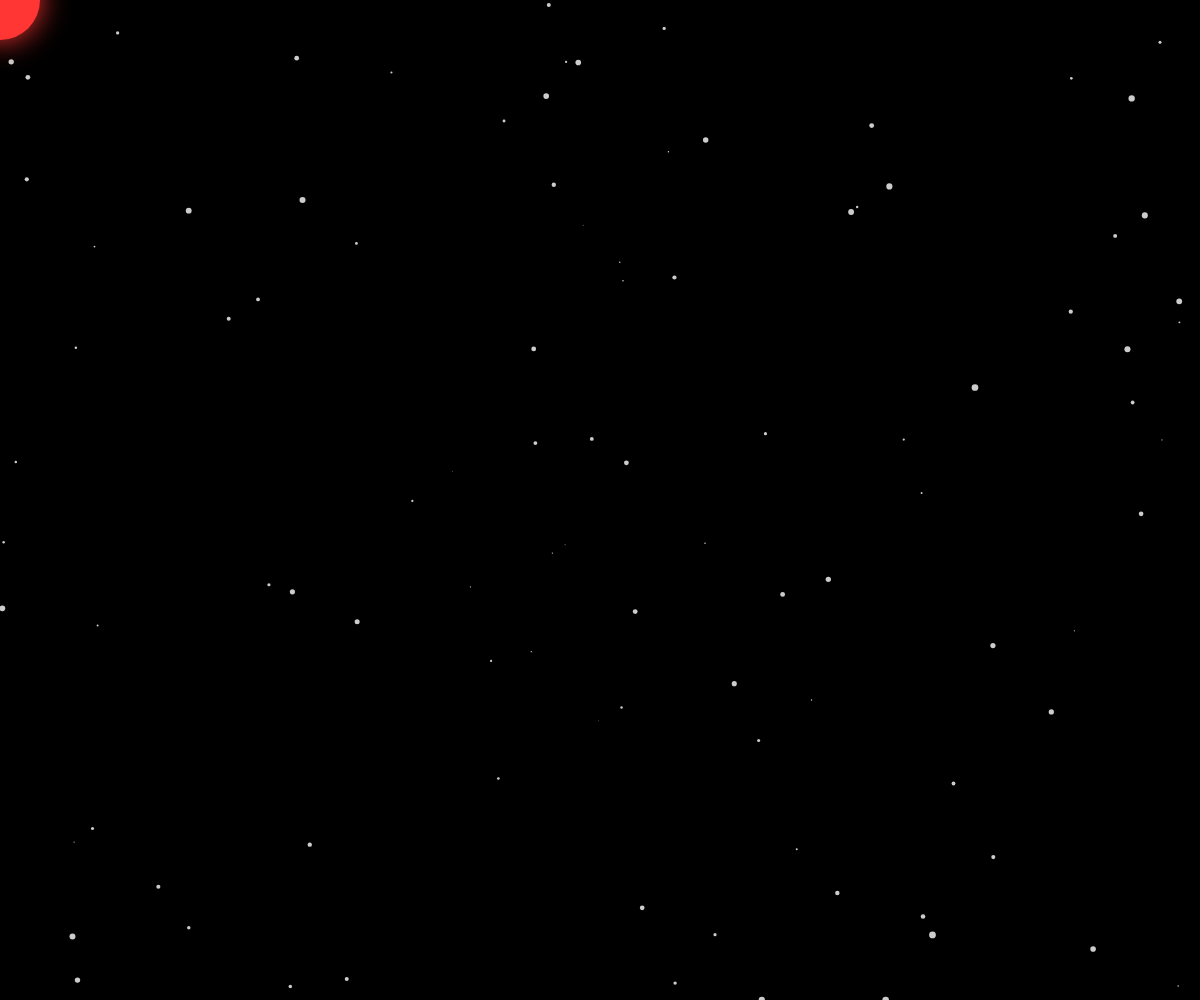
Frame 1 (no input)
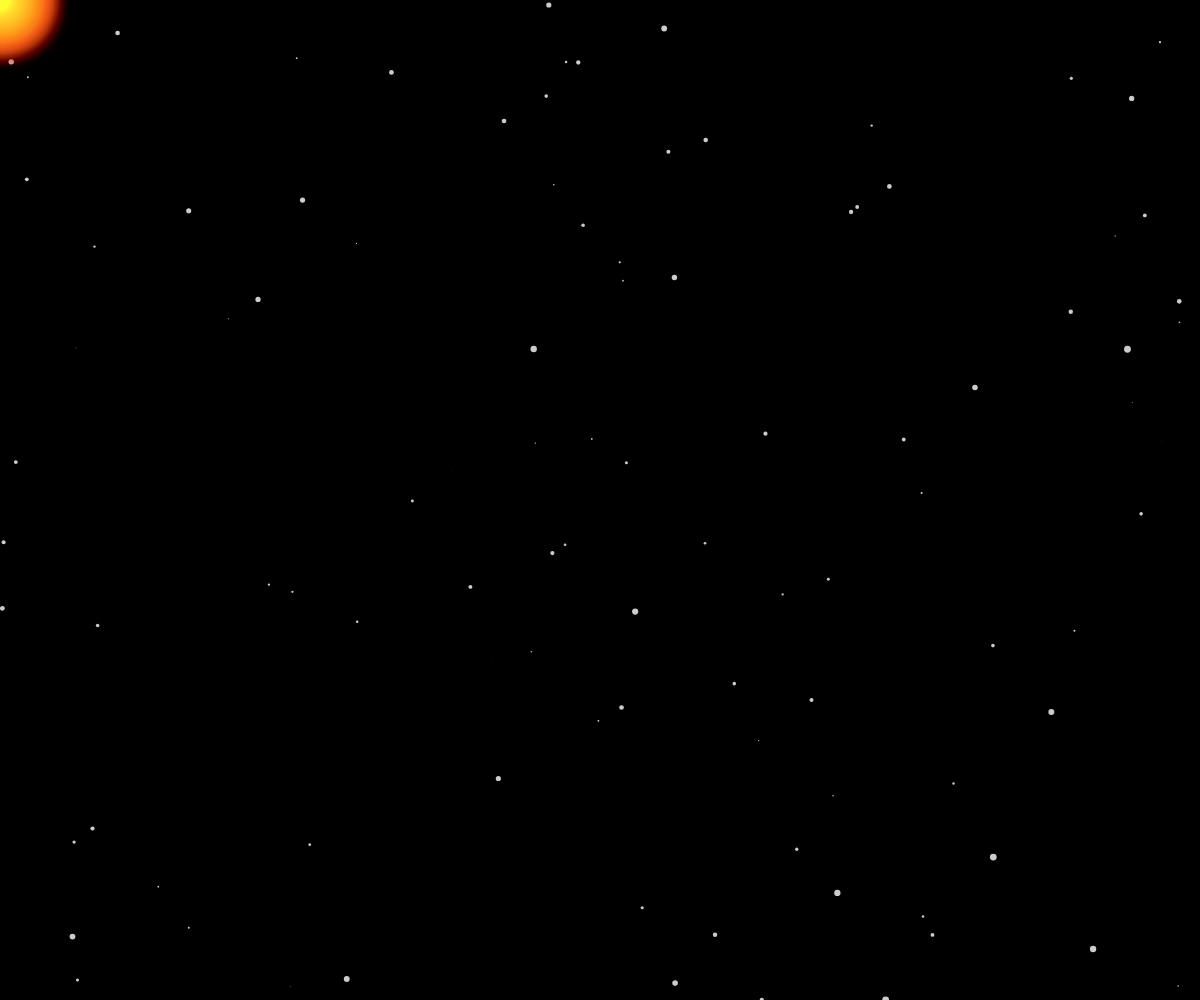
Frame 60 (no input)
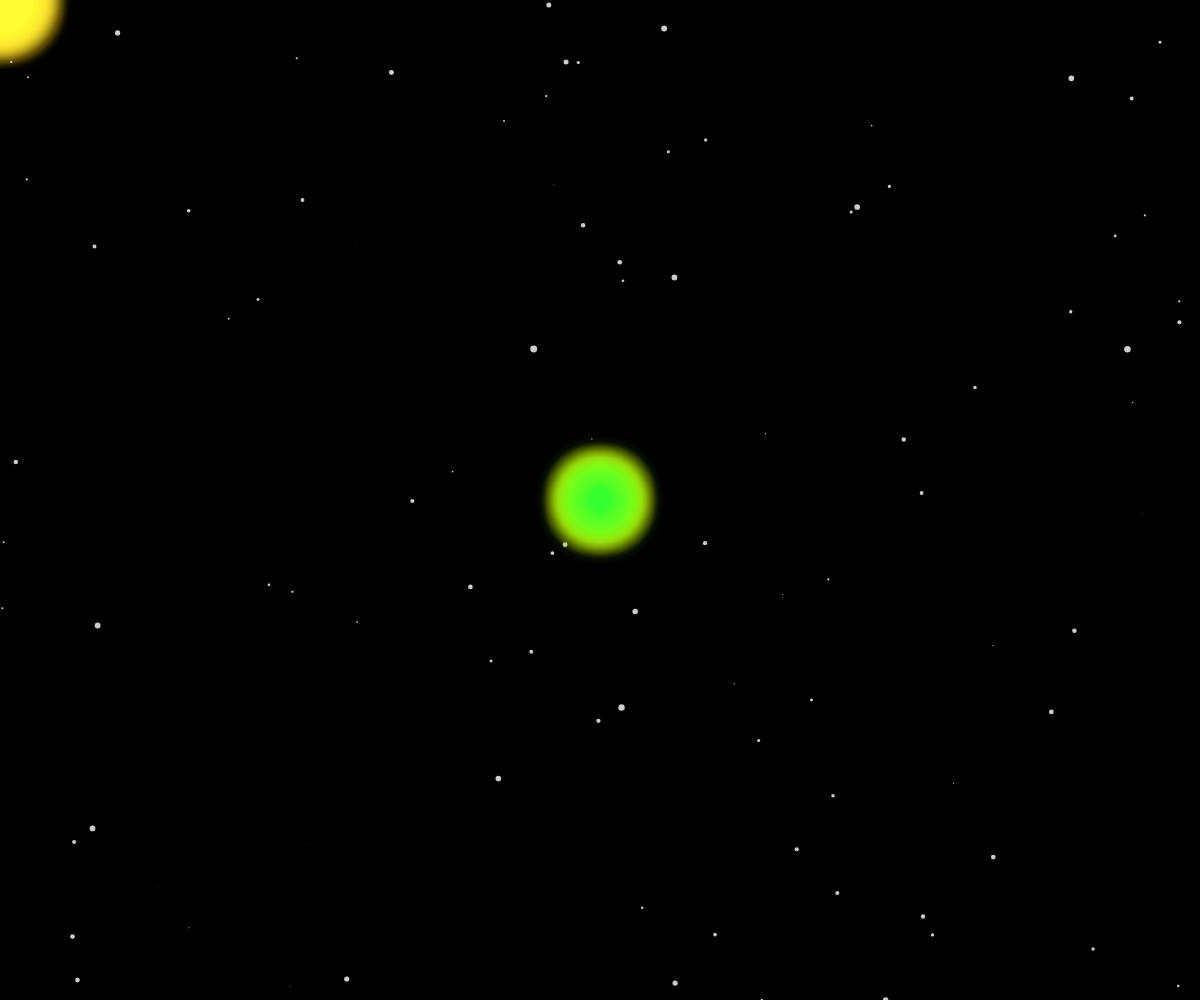
Frame 120 (the mouse pressed at the canvas centre since frame 60)

The p5.js sketch that drew these frames (run headless with seeded random() and noise() and a simulated clock; from frame 60 on, the mouse is pressed at the canvas centre):

// p5.js sketch
// ── sketch.js
let trail = [];
let sparkleCount = 100;
let sparkles = [];

function setup() {
  createCanvas(windowWidth, windowHeight);
  noStroke();
  colorMode(HSB, 360, 100, 100, 100);

  // Initialize sparkles
  for (let i = 0; i < sparkleCount; i++) {
    sparkles.push({
      x: random(width),
      y: random(height),
      size: random(2, 5),
      speed: random(0.01, 0.03),
      phase: random(TWO_PI)
    });
  }
}

function draw() {
  background(0);

  // Draw animated sparkles in the background
  drawSparkles();

  // Add mouse position to trail
  trail.push({ x: mouseX, y: mouseY, hue: frameCount % 360 });

  if (trail.length > 80) {
    trail.shift();
  }

  // Draw glowing trail
  for (let i = 0; i < trail.length; i++) {
    let t = trail[i];
    let size = map(i, 0, trail.length, 80, 20);
    let alpha = map(i, 0, trail.length, 100, 50);

    drawingContext.shadowBlur = 30;
    drawingContext.shadowColor = color(t.hue, 80, 100, alpha);
    fill(t.hue, 80, 100, alpha);
    ellipse(t.x, t.y, size);
  }

  // Reset shadow after drawing glow
  drawingContext.shadowBlur = 0;
}

// Draw background animated sparkles
function drawSparkles() {
  for (let s of sparkles) {
    let twinkle = sin(frameCount * s.speed + s.phase) * 2;
    let sparkleSize = s.size + twinkle;

    fill(0, 0, 100, 80);
    ellipse(s.x, s.y, sparkleSize);
  }
}
